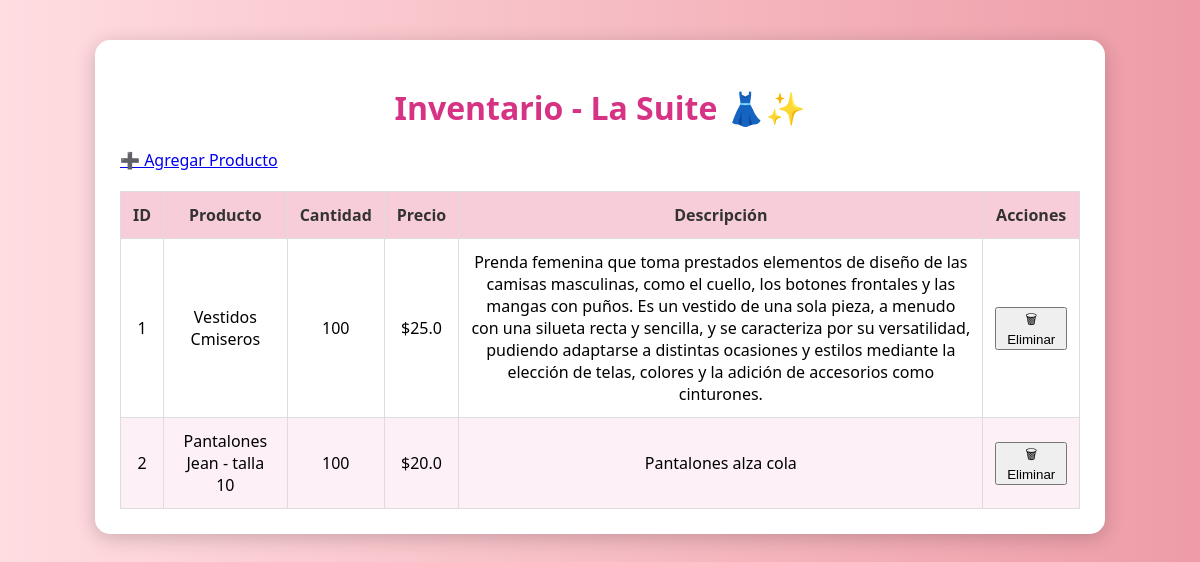
The page / on the database its author committed.
### tables this page shows
CREATE TABLE productos (
            id INTEGER PRIMARY KEY AUTOINCREMENT,
            nombre TEXT NOT NULL,
            cantidad INTEGER NOT NULL,
            precio REAL NOT NULL,
            descripcion TEXT
        );

### app.py (the view)
@app.route("/")
def index():
    productos = get_all_products()
    return render_template("index.html", productos=productos)

### app.py (called while the page is built)
def get_all_products():
    conn = sqlite3.connect(DB_PATH)
    cursor = conn.cursor()
    cursor.execute("SELECT * FROM productos")
    data = cursor.fetchall()
    conn.close()
    return data

### templates/index.html (shortened to what this page needs)
<!DOCTYPE html>
<html lang="es">
<head>
    <link rel="stylesheet" href="{{ url_for('static', filename='styles.css') }}">
</head>
<body>
    <div class="container">
        <h1>Inventario - <span>La Suite 👗✨</span></h1>
        <a href="{{ url_for('add') }}" class="btn-add">➕ Agregar Producto</a>
        <table>
            <thead>
                <tr>
                    <th>ID</th>
                    <th>Producto</th>
                    <th>Cantidad</th>
                    <th>Precio</th>
                    <th>Descripción</th>
                    <th>Acciones</th>
                </tr>
            </thead>
            <tbody>
                {% for producto in productos %}
                <tr>
                    <td>{{ producto[0] }}</td>
                    <td>{{ producto[1] }}</td>
                    <td>{{ producto[2] }}</td>
                    <td>${{ producto[3] }}</td>
                    <td>{{ producto[4] }}</td>
                    <td>
                        <form action="{{ url_for('delete', id=producto[0]) }}" method="post">
                            <button type="submit" class="btn-delete">🗑 Eliminar</button>
                        </form>
                    </td>
                </tr>
                {% endfor %}
            </tbody>
        </table>
    </div>
</body>
</html>

### static/styles.css (style rules this page uses)
body { font-family: 'Segoe UI', Tahoma, Geneva, Verdana, sans-serif; background: linear-gradient(to right, #ffdde1, #ee9ca7); margin: 0; padding: 0; }
.container { width: 80%; margin: auto; background: #fff; padding: 25px; margin-top: 40px; border-radius: 15px; box-shadow: 0 4px 20px rgba(0,0,0,0.2); }
h1 { text-align: center; color: #d63384; margin-bottom: 20px; }
table { width: 100%; border-collapse: collapse; margin-top: 20px; }
th, td { border: 1px solid #ddd; padding: 12px; text-align: center; }
th { background: #f8cdda; color: #333; }
tr:nth-child(even) { background: #fdf1f7; }
form { display: flex; flex-direction: column; gap: 15px; }

### rows shown on the page
productos: id "1", nombre "Vestidos Cmiseros", cantidad "100", precio "25.0", descripcion "Prenda femenina que toma prestados elementos de diseño de las camisas masculinas, como el cuello, los botones frontales y las mangas con puños. Es un vestido de una sola pieza, a menudo con una silueta recta y sencilla, y se caracteriza por su versatilidad, pudiendo adaptarse a distintas ocasiones y estilos mediante la elección de telas, colores y la adición de accesorios como cinturones."
productos: id "2", nombre "Pantalones Jean - talla 10", cantidad "100", precio "20.0", descripcion "Pantalones alza cola"
